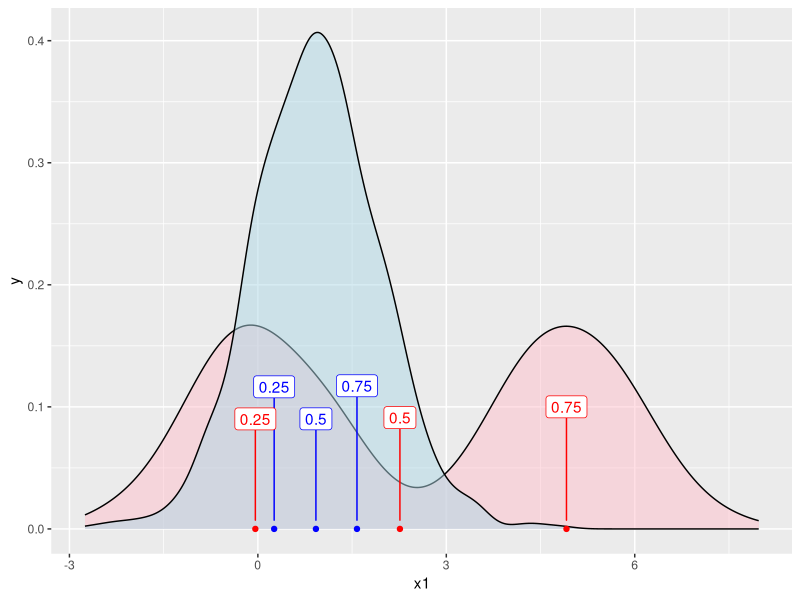

Write the R code that produced this figure.
## ---- chunk 1
knitr::opts_chunk$set(echo = TRUE)
## ---- chunk 2
Wald_percentiles_test <- function(x1, x2, p, n.B, show.plot = T, fmt = '%1.3f') {
  #' Arguments:
  #'    @x1   = numeric vector, data from group 1
  #'    @x2   = numeric vector, data from group 2
  #'    @p    = numeric vector, percentiles to investigate
  #'    @n.B  = single integer, number of bootstrap replicates

  # -- Step 0 --
  # library requirements and global variables and checks
  require(ggplot2)
  require(boot)
  require(MASS)
  require(Matrix)
  require(ggrepel)
              
  n.p <- length(p)
  len.x1 <- length(x1)
  len.x2 <- length(x2)
  
  stopifnot(is.double(x1),is.double(x2))
  stopifnot(n.p <= 5)
  if(n.B < 500) warning('n.B should be > 500')
  
  # -- Step 1 & 2 --
  # percentiles profile, q, for each population
  get_quantile <- function(x, p = p) quantile(x, probs = p, names = F)
  q1 <- get_quantile(x1, p)
  q2 <- get_quantile(x2, p)
  q <- c(q1, q2)
  
    # plot
  if(show.plot) {
    
    p_df1 <- data.frame(p, x = q1, lbl = 'q1')
    p_df2 <- data.frame(p, x = q2, lbl = 'q2')
    p_df  <- rbind(p_df1, p_df2)
    
    pp <- ggplot() +
      geom_density(aes(x = x1), fill = "pink", alpha = 0.5) +
      geom_density(aes(x = x2), fill = "lightblue", alpha = 0.5) +
      geom_point(data = p_df, aes(x = x, y = 0, color = lbl), show.legend = F) + 
      geom_label_repel(data = p_df, aes(x = x, y = 0, label = p, color = lbl), 
                       point.padding = 1, direction = 'y', nudge_y = 0.1, 
                       show.legend = F) + 
      scale_color_manual(values = c('q1' = 'red', 'q2' = 'blue'))
    
    print(pp)
  }
  
  # -- Step 3 --
  # function to get B bootstrap sample estimates of Q
  get_bootstrap_Q <- function(x) {
    
    # update from previous method and use tsboot function
    x.ts <- as.ts(x) # convert to time-series object
    block.len <- round(length(x)^(1/3))
    
    set.seed(1)
    Q.out <- tsboot(tseries = x.ts, 
                    statistic = get_quantile, 
                    sim = "geom", 
                    R = n.B, l = block.len, 
                    n.sim = length(x.ts), orig.t = F,
                    p = p) 
    
    return(Q.out$t)
    
  }
  
  # tilda - qi, from step 3
  q.B.x1 <- get_bootstrap_Q(x = x1)
  q.B.x2 <- get_bootstrap_Q(x = x2)
  
  # -- Step 4 -- 
  # Compute the p x p covariance matrix Vi for each population
  ones.B <- matrix(rep(1, n.B), ncol = 1)
  internal.mat <- diag(n.B) - n.B ^ -1 * (ones.B %*% t(ones.B))
  
  V.x1 <- (n.B - 1) ^ -1 * ( t(q.B.x1) %*% internal.mat %*% q.B.x1 )
  V.x2 <- (n.B - 1) ^ -1 * ( t(q.B.x2) %*% internal.mat %*% q.B.x2 )
  
  # then combine into the Kp x Kp block matrix V
  V <- as.matrix(bdiag(V.x1, V.x2))

  # -- Step 5 --
  # Contrast matrix A = [Ip | -Ip]
  # A is dimension c x Kp, where c is the degrees of freedom
  # and 1 <= c <= (Kp - 1)
  A <- cbind(diag(n.p), -1 * diag(n.p))
  deg.f <- dim(A)[1]
  
  # Compute the Wald statistic, and compare to chi-squared
  # W > qchisq means differences between percentile profiles are
  # statistically significant
  W <- t(q) %*% t(A) %*% ginv( A %*% V %*% t(A)) %*% A %*% q
  chi <- qchisq(0.95, df = deg.f)
  note <- ifelse(W > chi, 
        "* Differences btwn percentile profiles are statistically significant", 
        "Percentile profiles are statistically similar")
  cat("W > qchisq? ", W > chi, note, "\n")
  
  # -- Step 6 --
  # Compute confidence intervals
  if(W > chi) {
    z <- 1.96 # critical value of the standard normal distribution for CI 95%
    for (i in 1:deg.f){
      est <- A[i, ] %*% q
      mod <- z * (A[i, ] %*% V %*% t(A)[, i]) ^ 0.5
      lower <- est - mod
      higher <- est + mod
      note <- ifelse(sign(lower) == sign(higher), "* Significant difference", "")
      cat("CI95 of diff at p=", sprintf(fmt,p[i]), 
          ": [", sprintf(fmt, est - mod), ", ",
                  sprintf(fmt, est + mod), "] ", note, "\n")
    }
  }
  
}
## ---- chunk 3
# population 1
bimodal.pop1 <- c(rnorm(500, mean = 0, sd = 1), rnorm(500, 5, 1))
# pooulation 2
norm.pop2 <- c(rnorm(1000, mean = 1, sd = 1))
# percentiles to test
p <- c(0.25, 0.50, 0.75)
# number of bootstrap runs
n.B <- 500

Wald_percentiles_test(bimodal.pop1, norm.pop2, p, n.B, show.plot = T)
